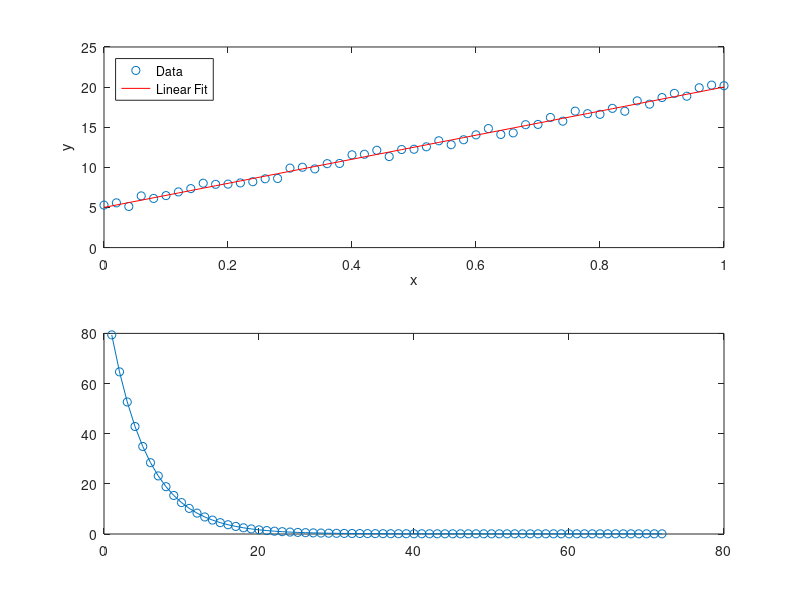

Write the MATLAB code that produced this figure.
clc; clear all; close all;
%data generation
m=51;
f=@(x)15*x+5;
x=linspace(0,1,m);
y=f(x)+normrnd(0,0.4,size(x));
plot(x,y,'o')
%linear regression
w1=rand(1); w0=rand(1);
alp=1.5;
J(1)=0.5/m*sum((y-w1*x-w0).^2);
err=1; iter=1;
while(err>1.e-5)
    yh=w1*x + w0;
    DJ0=(yh-y); dw0=-alp*sum(DJ0)/m;
    DJ1=(yh-y).*x; dw1=-alp*sum(DJ1)/m;
    w0=w0+dw0;
    w1=w1+dw1;
    iter=iter+1;
    J(iter)=0.5/m*sum((y-w1*x-w0).^2);
    err=abs(J(iter)-J(iter-1)); %norm([dw0,dw1])
    subplot(2,1,1)
    plot(x,y,'o',x,yh,'r')
    xlabel('x');
    ylabel('y');
    legend({'Data','Linear Fit'},'Location','NorthWest')
    subplot(2,1,2)
    xlabel('iterations');
    ylabel('J');
    plot([1:iter],J([1:iter]),'-o')
end